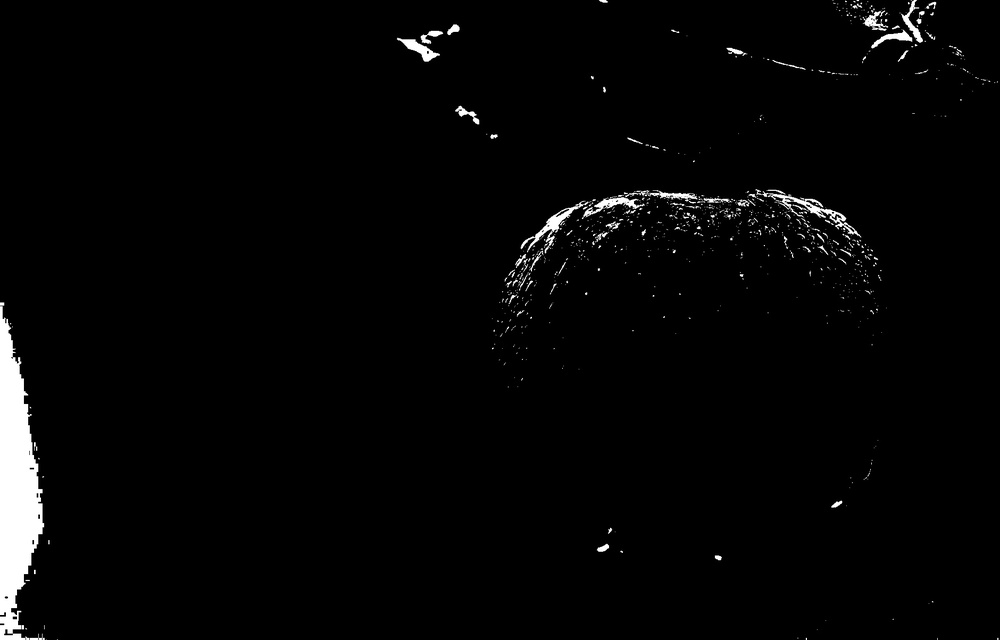
#> input picture image_processing/lab_02/binary_image.jpeg, 1000 x 640 px, shrunk from 1880 x 1204 before the run
$ python complement.py
#> lines starting #> are read from the running program, lines starting #| are printed output that depends on the picture
# Get complement of image
import cv2
import numpy as np

img = cv2.imread('./binary_image.jpeg')
#> img is the input picture: shape (640, 1000, 3); min 0, max 255, mean 5.7

complement = 255 - img
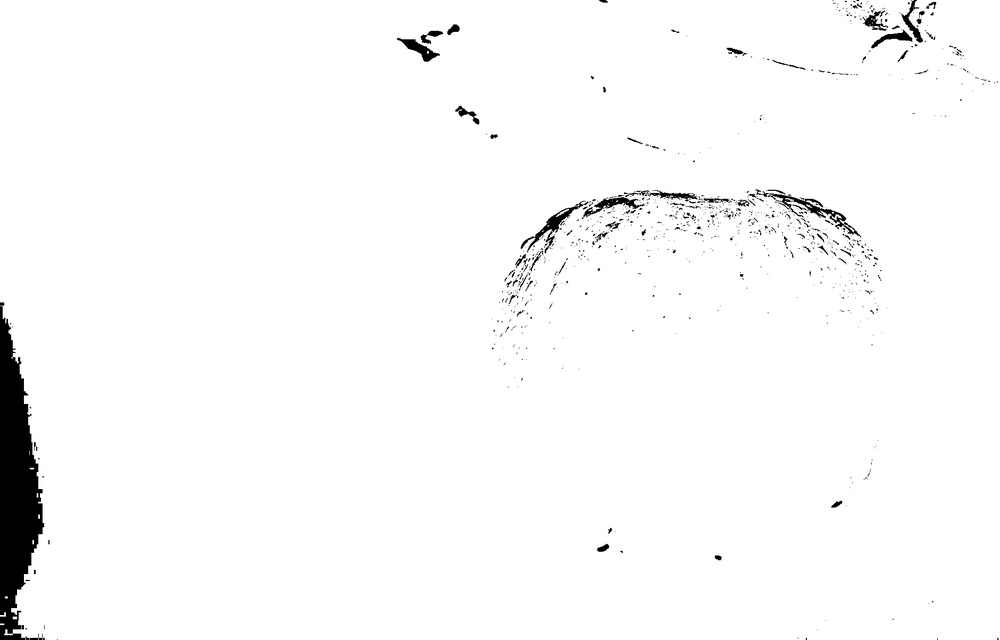
#> complement: shape (640, 1000, 3); min 0, max 255, mean 249.3
cv2.imwrite('complement.jpeg', complement)
